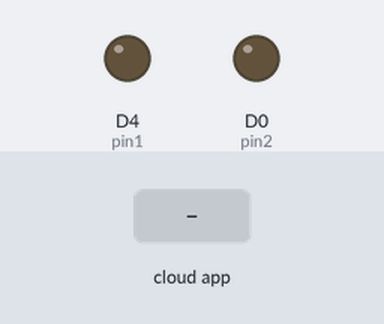
Recording of a sketch running on a simulated ESP8266 (NodeMCU). Parts: output pins drawn as LEDs (lit = HIGH). The inputs (shaded band) are chosen by the test bench. WiFi joins after 1.5 s; servers stay silent unless stated; no MQTT or app messages arrive unless stated; what the sketch prints to the serial monitor is not drawn.

Above: at 2.7 s.
2.8 s: the phone or cloud app sets test to 1
At 3.4 s:
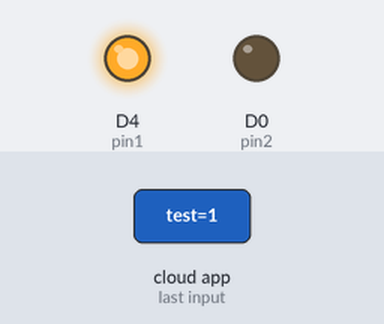
4.3 s: the phone or cloud app sets test1 to 0
At 5.1 s:
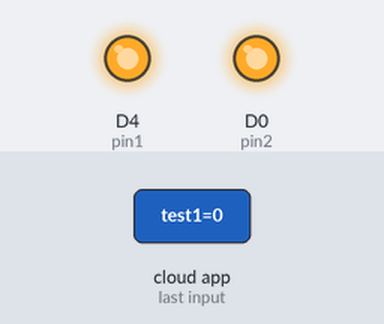
5.8 s: the phone or cloud app sets test to 0
At 7.0 s:
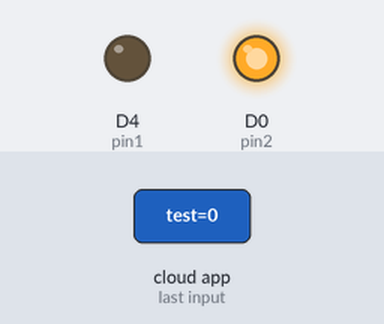
7.3 s: the phone or cloud app sets test1 to 1
At 8.2 s:
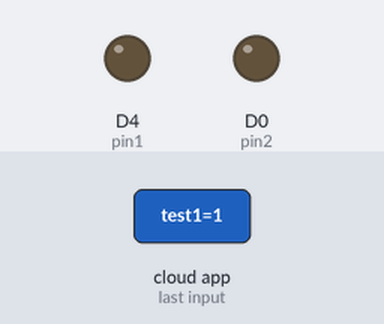
Timing chart, 0 to 9.8 s (numbered marks = the images above; inputs shaded):
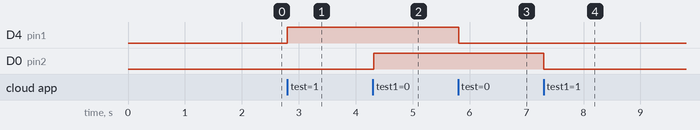

Measured:
- after the input at 2.8 s, D4 (pin1): LOW → HIGH at once
- after the input at 4.3 s, D0 (pin2): LOW → HIGH at once
- after the input at 5.8 s, D4 (pin1): HIGH → LOW at once
- after the input at 7.3 s, D0 (pin2): HIGH → LOW at once

The sketch:

test_with_googel_and_blyonk.ino
```cpp
#include <ESP8266WiFi.h>
#include <String.h>
#include "Adafruit_MQTT.h"
#include "Adafruit_MQTT_Client.h"
/////////////////////////////////////////
#define WLAN_SSID       "Aditya"
#define WLAN_PASS       "zmanaditya"
////////////////////////////////////////
#define AIO_SERVER      "io.adafruit.com"
#define AIO_SERVERPORT  1883
/////////////////////////////////////////////
#define IO_USERNAME  "Aditya_rasp_test"
#define IO_KEY       "71c0520d6f314be692b6b309c0acd392"
/////////////////////////////////////////
#define pin1            D4
#define pin2            D0
WiFiClient client;
Adafruit_MQTT_Client mqtt(&client, AIO_SERVER, AIO_SERVERPORT, IO_USERNAME, IO_KEY);

////////////////////////////////////
Adafruit_MQTT_Subscribe Switch = Adafruit_MQTT_Subscribe(&mqtt, IO_USERNAME "/feeds/test");
Adafruit_MQTT_Subscribe Switch2 = Adafruit_MQTT_Subscribe(&mqtt, IO_USERNAME "/feeds/test1");
void MQTT_connect();
void setup()
{

  Serial.begin(9600);
  delay(10);
  pinMode(pin1, OUTPUT);
  pinMode(pin2, OUTPUT);
  Serial.println(F("Adafruit MQTT demo"));

  // Connect to WiFi access point.
  Serial.println(); Serial.println();
  Serial.print("Connecting to ");
  Serial.println(WLAN_SSID);

  WiFi.begin(WLAN_SSID, WLAN_PASS);
  while (WiFi.status() != WL_CONNECTED) {
    delay(500);
    Serial.print(".");
  }
  Serial.println();

  Serial.println("WiFi connected");
  Serial.println("IP address: "); Serial.println(WiFi.localIP());
  mqtt.subscribe(&Switch);
  mqtt.subscribe(&Switch2);
}

void loop()
{
  MQTT_connect();
  Adafruit_MQTT_Subscribe *subscription;
  while ((subscription = mqtt.readSubscription(5000))) {
    // Check if its the onoff button feed
if (subscription == &Switch) {
      Serial.print(F("On-Off button on pin1: "));
      Serial.println((char *)Switch.lastread);

      if (strcmp((char *)Switch.lastread, "1") == 0) {
        digitalWrite(pin1, HIGH);
      }
      if (strcmp((char *)Switch.lastread, "0") == 0) {
        digitalWrite(pin1, LOW);
      }
}
if (subscription == &Switch2) {
      Serial.print(F("On-Off button on pin2: "));
      Serial.println((char *)Switch2.lastread);

      if (strcmp((char *)Switch2.lastread, "0") == 0) {
        digitalWrite(pin2, HIGH);
      }
      if (strcmp((char *)Switch2.lastread, "1") == 0) {
        digitalWrite(pin2, LOW);
      }
}
  }

}


void MQTT_connect() {
  int8_t ret;

  // Stop if already connected.
  if (mqtt.connected()) {
    return;
  }

  Serial.print("Connecting to MQTT... ");

  uint8_t retries = 3;
  while ((ret = mqtt.connect()) != 0) { // connect will return 0 for connected
    Serial.println(mqtt.connectErrorString(ret));
    Serial.println("Retrying MQTT connection in 5 seconds...");
    mqtt.disconnect();
    delay(5000);  // wait 5 seconds
    retries--;
    if (retries == 0) {
      // basically die and wait for WDT to reset me
      while (1);
    }
  }
  Serial.println("MQTT Connected!");
}
```
